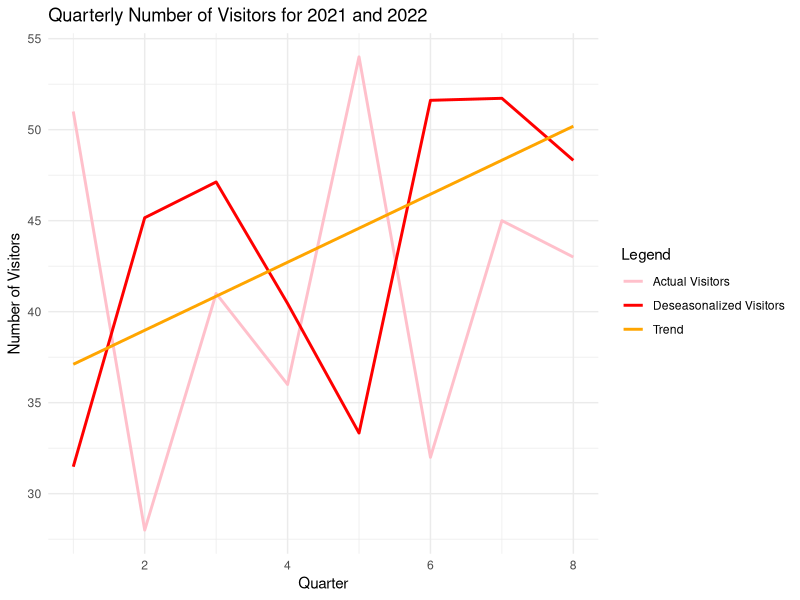

Write R code to recreate this figure.
## ---- chunk 1
knitr::opts_chunk$set(echo = TRUE)
## ---- chunk 2
# Data for visitors and seasonal index
visitors<-data.frame(Year=rep(2021:2022,each=4),Season=rep(c("Summer","Monsoon","Winter","Spring"),2),Visitors=c(51,28,41,36,54,32,45,43),Seasonal_Index=c(162,62,87,89,162,62,87,89))
#Getting deseasonalized values
visitors$Deseasonalized<-(visitors$Visitors/visitors$Seasonal_Index)*100
print(visitors)
## ---- chunk 3
#Adding a time variable to represent each quarter in a sequential manner
visitors$Time<-1:nrow(visitors)
median_time<-median(visitors$Time)
#Creating the Time transformation X_t
visitors$Xt <- 2 * (visitors$Time - median_time)

sum_Xt<-sum(visitors$Xt)
sum_Yt<-sum(visitors$Deseasonalized)
sum_Xt_squared<-sum(visitors$Xt^2)
sum_XtYt<-sum(visitors$Xt*visitors$Deseasonalized)
n<-nrow(visitors)
#Getting the coefficients
beta1<-sum_XtYt/sum_Xt_squared
beta0<-sum_Yt/n
#Getting the trend Values 
visitors$Trend<-beta0+beta1*visitors$Xt
print(visitors)
#Getting the Linear Trend Equation
cat("The linear trend equation is: Yt =", beta0, "+", beta1, "* Xt\n")
## ---- chunk 4
library(ggplot2)
ggplot(visitors,aes(x = Time)) +
  geom_line(aes(y = Visitors, color = "Actual Visitors"), size = 1) +
  geom_line(aes(y = Deseasonalized, color = "Deseasonalized Visitors"), size = 1) +
  geom_line(aes(y = Trend, color = "Trend"), size = 1) +
  scale_color_manual(values = c("Actual Visitors" = "pink", "Deseasonalized Visitors" = "red", "Trend" = "orange")) +
  labs(title = "Quarterly Number of Visitors for 2021 and 2022",
       x = "Quarter",
       y = "Number of Visitors",
       color = "Legend") +
  theme_minimal()
